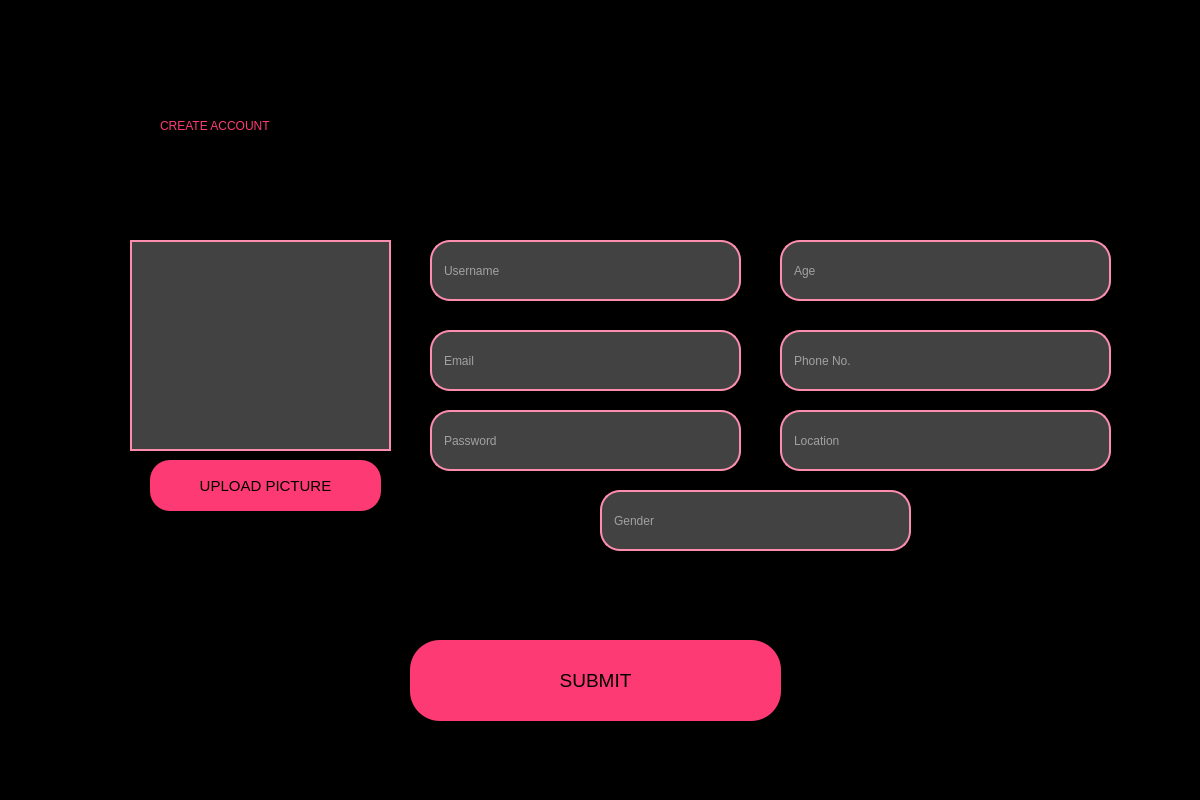
<?xml version="1.0" encoding="UTF-8"?>
<ui version="4.0">
 <class>MainWindow</class>
 <widget class="QMainWindow" name="MainWindow">
  <property name="geometry">
   <rect>
    <x>0</x>
    <y>0</y>
    <width>1200</width>
    <height>800</height>
   </rect>
  </property>
  <property name="windowTitle">
   <string>WELCOME</string>
  </property>
  <property name="styleSheet">
   <string notr="true">background-color: #424242;
background-color: rgb(0, 0, 0);
</string>
  </property>
  <widget class="QWidget" name="centralwidget">
   <widget class="QLabel" name="CreateAccount_Label">
    <property name="geometry">
     <rect>
      <x>160</x>
      <y>50</y>
      <width>981</width>
      <height>151</height>
     </rect>
    </property>
    <property name="styleSheet">
     <string notr="true">color: rgb(253, 58, 115);
font: 75 60pt &quot;Segoe Print&quot;;</string>
    </property>
    <property name="text">
     <string>CREATE ACCOUNT</string>
    </property>
   </widget>
   <widget class="QPushButton" name="submit_Button">
    <property name="geometry">
     <rect>
      <x>410</x>
      <y>640</y>
      <width>371</width>
      <height>81</height>
     </rect>
    </property>
    <property name="font">
     <font>
      <family>Arial</family>
      <pointsize>14</pointsize>
      <weight>50</weight>
      <italic>false</italic>
      <bold>false</bold>
     </font>
    </property>
    <property name="styleSheet">
     <string notr="true">QPushButton{
	background-color: rgb(253, 58, 115);
	border-radius: 30px;
	font: 14pt &quot;Arial&quot;;
}
QPushButton:hover{
	background-color: rgb(253, 141, 174);
}
</string>
    </property>
    <property name="text">
     <string>SUBMIT</string>
    </property>
   </widget>
   <widget class="QLineEdit" name="username_LineEdit">
    <property name="geometry">
     <rect>
      <x>430</x>
      <y>240</y>
      <width>311</width>
      <height>61</height>
     </rect>
    </property>
    <property name="styleSheet">
     <string notr="true">QLineEdit{
	background: #424242;
	border: 2px solid rgb(253, 141, 174);
	border-radius: 20px;
	padding-left: 10px;
	font: 14pt &quot;Arial&quot;;
	color: rgb(255, 255, 255);
}
QLineEdit:focus{
	border: 2px solid #FD3A73;
}</string>
    </property>
    <property name="alignment">
     <set>Qt::AlignLeading|Qt::AlignLeft|Qt::AlignVCenter</set>
    </property>
    <property name="placeholderText">
     <string>Username</string>
    </property>
   </widget>
   <widget class="QLineEdit" name="Email_LineEdit">
    <property name="geometry">
     <rect>
      <x>430</x>
      <y>330</y>
      <width>311</width>
      <height>61</height>
     </rect>
    </property>
    <property name="styleSheet">
     <string notr="true">QLineEdit{
	background: #424242;
	border: 2px solid rgb(253, 141, 174);
	border-radius: 20px;
	padding-left: 10px;
	font: 14pt &quot;Arial&quot;;
	color: rgb(255, 255, 255);
}
QLineEdit:focus{
	border: 2px solid #FD3A73;
}</string>
    </property>
    <property name="text">
     <string/>
    </property>
    <property name="alignment">
     <set>Qt::AlignLeading|Qt::AlignLeft|Qt::AlignVCenter</set>
    </property>
    <property name="placeholderText">
     <string>Email</string>
    </property>
   </widget>
   <widget class="QLineEdit" name="Password_LineEdit">
    <property name="geometry">
     <rect>
      <x>430</x>
      <y>410</y>
      <width>311</width>
      <height>61</height>
     </rect>
    </property>
    <property name="styleSheet">
     <string notr="true">QLineEdit{
	background: #424242;
	border: 2px solid rgb(253, 141, 174);
	border-radius: 20px;
	padding-left: 10px;
	font: 14pt &quot;Arial&quot;;
	color: rgb(255, 255, 255);
}
QLineEdit:focus{
	border: 2px solid #FD3A73;
}</string>
    </property>
    <property name="alignment">
     <set>Qt::AlignLeading|Qt::AlignLeft|Qt::AlignVCenter</set>
    </property>
    <property name="placeholderText">
     <string>Password</string>
    </property>
   </widget>
   <widget class="QLineEdit" name="Age_LineEdit">
    <property name="geometry">
     <rect>
      <x>780</x>
      <y>240</y>
      <width>331</width>
      <height>61</height>
     </rect>
    </property>
    <property name="styleSheet">
     <string notr="true">QLineEdit{
	background: #424242;
	border: 2px solid rgb(253, 141, 174);
	border-radius: 20px;
	padding-left: 10px;
	font: 14pt &quot;Arial&quot;;
	color: rgb(255, 255, 255);
}
QLineEdit:focus{
	border: 2px solid #FD3A73;
}</string>
    </property>
    <property name="alignment">
     <set>Qt::AlignLeading|Qt::AlignLeft|Qt::AlignVCenter</set>
    </property>
    <property name="placeholderText">
     <string>Age</string>
    </property>
   </widget>
   <widget class="QLineEdit" name="Location_LineEdit">
    <property name="geometry">
     <rect>
      <x>780</x>
      <y>410</y>
      <width>331</width>
      <height>61</height>
     </rect>
    </property>
    <property name="styleSheet">
     <string notr="true">QLineEdit{
	background: #424242;
	border: 2px solid rgb(253, 141, 174);
	border-radius: 20px;
	padding-left: 10px;
	font: 14pt &quot;Arial&quot;;
	color: rgb(255, 255, 255);
}
QLineEdit:focus{
	border: 2px solid #FD3A73;
}</string>
    </property>
    <property name="alignment">
     <set>Qt::AlignLeading|Qt::AlignLeft|Qt::AlignVCenter</set>
    </property>
    <property name="placeholderText">
     <string>Location</string>
    </property>
   </widget>
   <widget class="QLineEdit" name="PhoneNo_lineEdit">
    <property name="geometry">
     <rect>
      <x>780</x>
      <y>330</y>
      <width>331</width>
      <height>61</height>
     </rect>
    </property>
    <property name="styleSheet">
     <string notr="true">QLineEdit{
	background: #424242;
	border: 2px solid rgb(253, 141, 174);
	border-radius: 20px;
	padding-left: 10px;
	font: 14pt &quot;Arial&quot;;
	color: rgb(255, 255, 255);
}
QLineEdit:focus{
	border: 2px solid #FD3A73;
}</string>
    </property>
    <property name="alignment">
     <set>Qt::AlignLeading|Qt::AlignLeft|Qt::AlignVCenter</set>
    </property>
    <property name="placeholderText">
     <string>Phone No.</string>
    </property>
   </widget>
   <widget class="QLabel" name="error_label">
    <property name="geometry">
     <rect>
      <x>270</x>
      <y>580</y>
      <width>711</width>
      <height>51</height>
     </rect>
    </property>
    <property name="styleSheet">
     <string notr="true">color: rgb(255, 44, 17);
font: 13pt &quot;MS Shell Dlg 2&quot;;</string>
    </property>
    <property name="text">
     <string/>
    </property>
    <property name="alignment">
     <set>Qt::AlignCenter</set>
    </property>
   </widget>
   <widget class="QLabel" name="Picture_label">
    <property name="geometry">
     <rect>
      <x>130</x>
      <y>240</y>
      <width>261</width>
      <height>211</height>
     </rect>
    </property>
    <property name="styleSheet">
     <string notr="true">
border: 2px solid rgb(253, 141, 174);
background: #424242;</string>
    </property>
    <property name="text">
     <string/>
    </property>
   </widget>
   <widget class="QPushButton" name="Upload_Picture_button">
    <property name="geometry">
     <rect>
      <x>150</x>
      <y>460</y>
      <width>231</width>
      <height>51</height>
     </rect>
    </property>
    <property name="font">
     <font>
      <family>Arial</family>
      <pointsize>11</pointsize>
      <weight>50</weight>
      <italic>false</italic>
      <bold>false</bold>
     </font>
    </property>
    <property name="styleSheet">
     <string notr="true">QPushButton{
	background-color: rgb(253, 58, 115);
	border-radius: 20px;
	font: 11pt &quot;Arial&quot;;
}
QPushButton:hover{
	background-color: rgb(253, 141, 174);
}
</string>
    </property>
    <property name="text">
     <string>UPLOAD PICTURE</string>
    </property>
   </widget>
   <widget class="QLineEdit" name="Gender_LineEdit">
    <property name="geometry">
     <rect>
      <x>600</x>
      <y>490</y>
      <width>311</width>
      <height>61</height>
     </rect>
    </property>
    <property name="styleSheet">
     <string notr="true">QLineEdit{
	background: #424242;
	border: 2px solid rgb(253, 141, 174);
	border-radius: 20px;
	padding-left: 10px;
	font: 14pt &quot;Arial&quot;;
	color: rgb(255, 255, 255);
}
QLineEdit:focus{
	border: 2px solid #FD3A73;
}</string>
    </property>
    <property name="alignment">
     <set>Qt::AlignLeading|Qt::AlignLeft|Qt::AlignVCenter</set>
    </property>
    <property name="placeholderText">
     <string>Gender</string>
    </property>
   </widget>
   <zorder>username_LineEdit</zorder>
   <zorder>CreateAccount_Label</zorder>
   <zorder>submit_Button</zorder>
   <zorder>Email_LineEdit</zorder>
   <zorder>Password_LineEdit</zorder>
   <zorder>Age_LineEdit</zorder>
   <zorder>Location_LineEdit</zorder>
   <zorder>PhoneNo_lineEdit</zorder>
   <zorder>error_label</zorder>
   <zorder>Picture_label</zorder>
   <zorder>Upload_Picture_button</zorder>
   <zorder>Gender_LineEdit</zorder>
  </widget>
  <widget class="QMenuBar" name="menubar">
   <property name="geometry">
    <rect>
     <x>0</x>
     <y>0</y>
     <width>1200</width>
     <height>26</height>
    </rect>
   </property>
  </widget>
  <widget class="QStatusBar" name="statusbar"/>
 </widget>
 <resources>
  <include location="myimqges.qrc"/>
 </resources>
 <connections/>
</ui>
